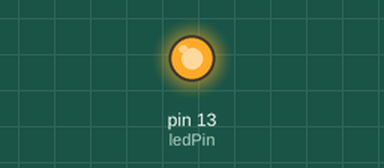
A sketch run on a simulated Arduino Uno, built with avr-gcc and run on an emulated ATmega328P. Shown: output pins drawn as LEDs (lit = HIGH).

Above: at 0.1 s.
Timing chart, 0 to 1.6 s (numbered marks = the images above):
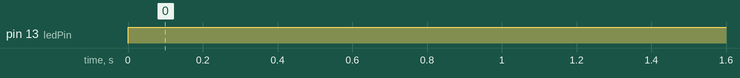

Measured:
- by itself, pin 13 (ledPin): LOW → HIGH at 0.00 s

The sketch:

A.ino
```cpp
const int ledPin = 13;
const int sendPin = 12;

void setup() {
  pinMode(ledPin, OUTPUT);
  Serial.begin(9600);
  digitalWrite(sendPin, HIGH);
}

void loop() {
digitalWrite(ledPin, HIGH);
delay(1000);

}
```
